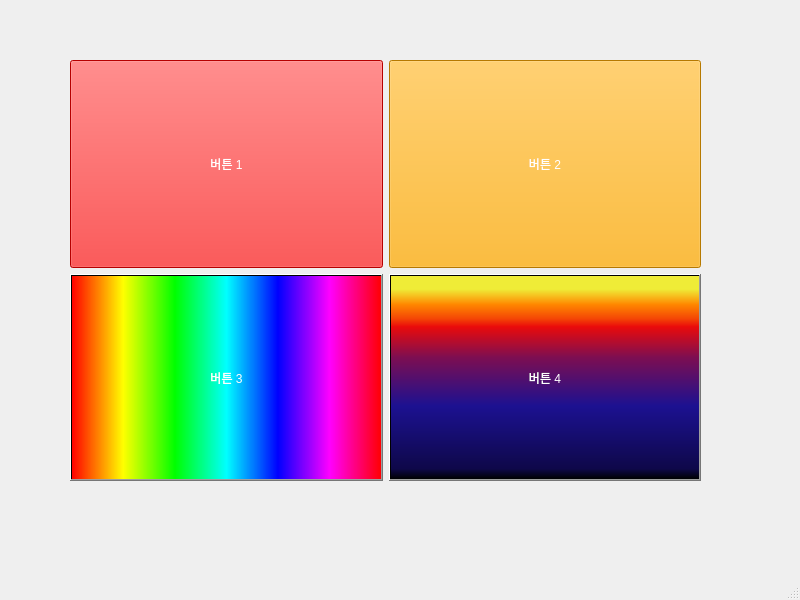
<?xml version="1.0" encoding="UTF-8"?>
<ui version="4.0">
 <class>MainWindow</class>
 <widget class="QMainWindow" name="MainWindow">
  <property name="geometry">
   <rect>
    <x>0</x>
    <y>0</y>
    <width>800</width>
    <height>600</height>
   </rect>
  </property>
  <property name="windowTitle">
   <string>MainWindow</string>
  </property>
  <widget class="QWidget" name="centralwidget">
   <widget class="QWidget" name="gridLayoutWidget">
    <property name="geometry">
     <rect>
      <x>70</x>
      <y>60</y>
      <width>631</width>
      <height>421</height>
     </rect>
    </property>
    <layout class="QGridLayout" name="gridLayout">
     <item row="2" column="0">
      <widget class="QPushButton" name="btn3">
       <property name="sizePolicy">
        <sizepolicy hsizetype="Minimum" vsizetype="Minimum">
         <horstretch>0</horstretch>
         <verstretch>0</verstretch>
        </sizepolicy>
       </property>
       <property name="styleSheet">
        <string notr="true">background-color: qlineargradient(spread:pad, x1:0, y1:0, x2:1, y2:0, stop:0 rgba(255, 0, 0, 255), stop:0.166 rgba(255, 255, 0, 255), stop:0.333 rgba(0, 255, 0, 255), stop:0.5 rgba(0, 255, 255, 255), stop:0.666 rgba(0, 0, 255, 255), stop:0.833 rgba(255, 0, 255, 255), stop:1 rgba(255, 0, 0, 255));
font: 700 18pt &quot;맑은 고딕&quot;;
color: rgb(255, 255, 255);</string>
       </property>
       <property name="text">
        <string>버튼 3</string>
       </property>
      </widget>
     </item>
     <item row="2" column="1">
      <widget class="QPushButton" name="btn4">
       <property name="sizePolicy">
        <sizepolicy hsizetype="Minimum" vsizetype="Minimum">
         <horstretch>0</horstretch>
         <verstretch>0</verstretch>
        </sizepolicy>
       </property>
       <property name="styleSheet">
        <string notr="true">background-color: qlineargradient(spread:pad, x1:0, y1:1, x2:0, y2:0, stop:0 rgba(0, 0, 0, 255), stop:0.05 rgba(14, 8, 73, 255), stop:0.36 rgba(28, 17, 145, 255), stop:0.6 rgba(126, 14, 81, 255), stop:0.75 rgba(234, 11, 11, 255), stop:0.79 rgba(244, 70, 5, 255), stop:0.86 rgba(255, 136, 0, 255), stop:0.935 rgba(239, 236, 55, 255));
font: 700 18pt &quot;맑은 고딕&quot;;
color: rgb(255, 255, 255);</string>
       </property>
       <property name="text">
        <string>버튼 4</string>
       </property>
      </widget>
     </item>
     <item row="0" column="1">
      <widget class="QPushButton" name="btn1">
       <property name="sizePolicy">
        <sizepolicy hsizetype="Minimum" vsizetype="Minimum">
         <horstretch>0</horstretch>
         <verstretch>0</verstretch>
        </sizepolicy>
       </property>
       <property name="styleSheet">
        <string notr="true">font: 700 18pt &quot;맑은 고딕&quot;;
background-color: rgb(255, 170, 0);
color: rgb(255, 255, 255);</string>
       </property>
       <property name="text">
        <string>버튼 2</string>
       </property>
      </widget>
     </item>
     <item row="0" column="0">
      <widget class="QPushButton" name="btn2">
       <property name="sizePolicy">
        <sizepolicy hsizetype="Minimum" vsizetype="Minimum">
         <horstretch>0</horstretch>
         <verstretch>0</verstretch>
        </sizepolicy>
       </property>
       <property name="styleSheet">
        <string notr="true">background-color: rgb(255, 0, 0);
font: 700 18pt &quot;맑은 고딕&quot;;
color: rgb(255, 255, 255);</string>
       </property>
       <property name="text">
        <string>버튼 1</string>
       </property>
      </widget>
     </item>
    </layout>
   </widget>
  </widget>
  <widget class="QMenuBar" name="menubar">
   <property name="geometry">
    <rect>
     <x>0</x>
     <y>0</y>
     <width>800</width>
     <height>22</height>
    </rect>
   </property>
  </widget>
  <widget class="QStatusBar" name="statusbar"/>
 </widget>
 <resources/>
 <connections/>
 <slots>
  <slot>click()</slot>
 </slots>
</ui>
